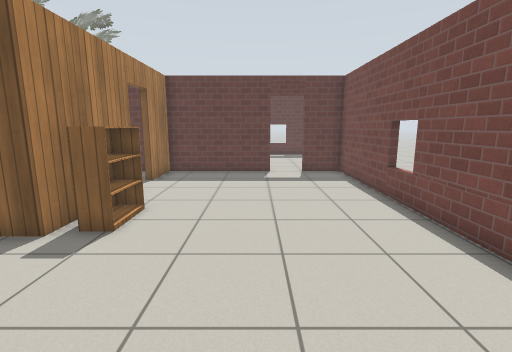
View 1 (above)

16 first-person views from a walk through a robot-simulator world made for Gazebo. The camera is 1.2 m above the floor, tilts 10° down and sees 85° across. The floor is counted in squares, 0.5 m on a side. Each view is taken from the middle of a square. On the plan, view 1 faces up. The plan holds only what a view shows up to about 18 squares ahead; the rest is blank. The place goes on beyond the plan. Robots are left out. Simple patterns stand in for the simulator's built-in surfaces.

View 2
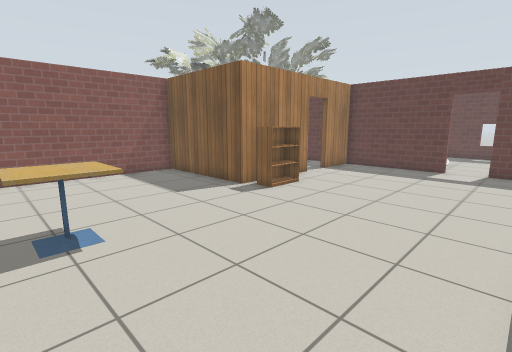

View 3
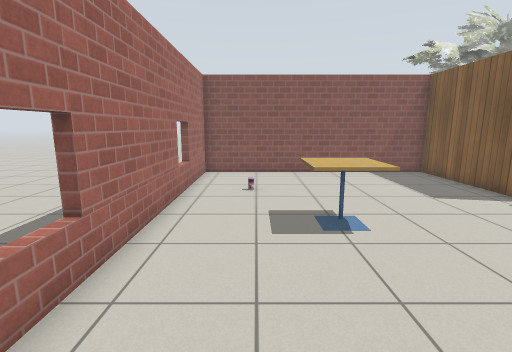

View 4
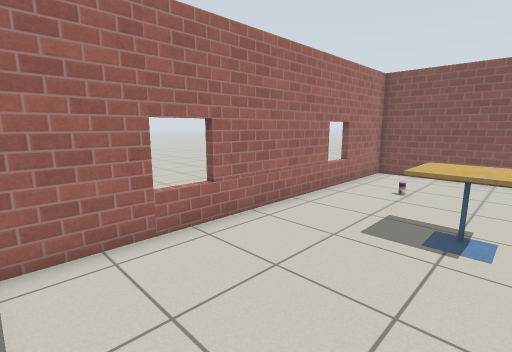

View 5
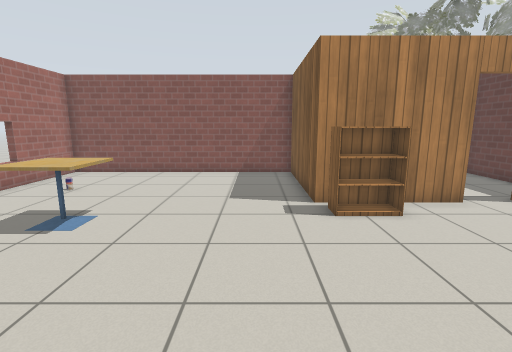

View 6
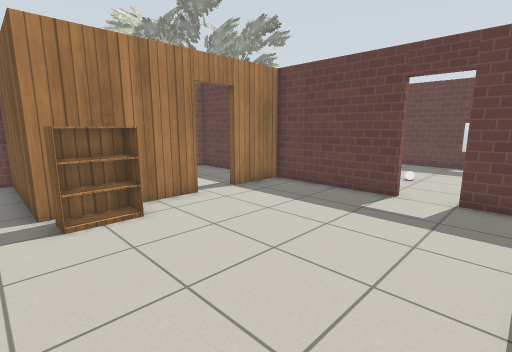

View 7
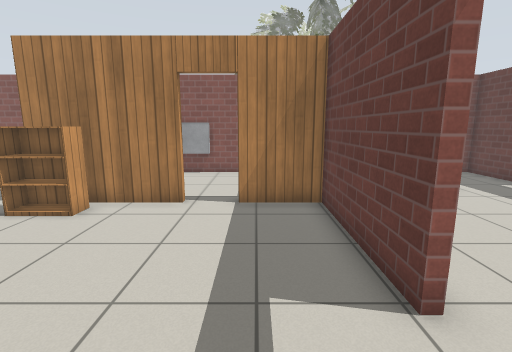

View 8
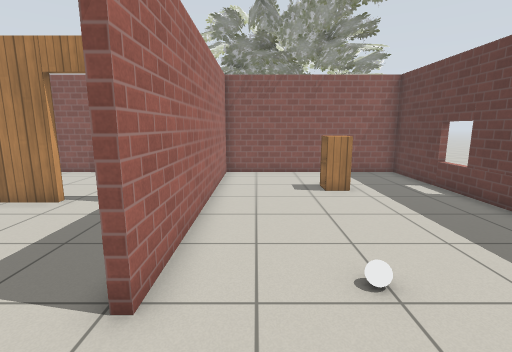

View 9
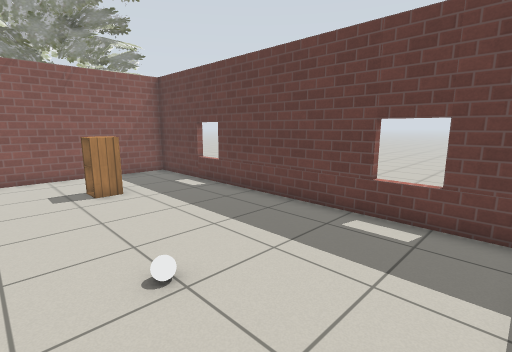

View 10
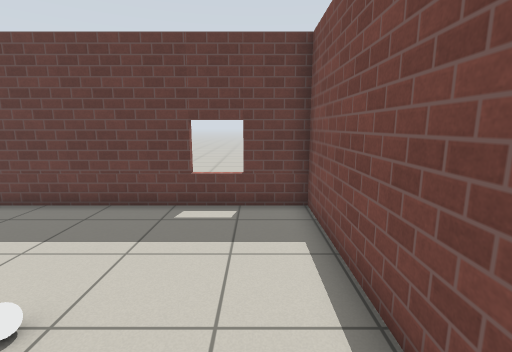

View 11
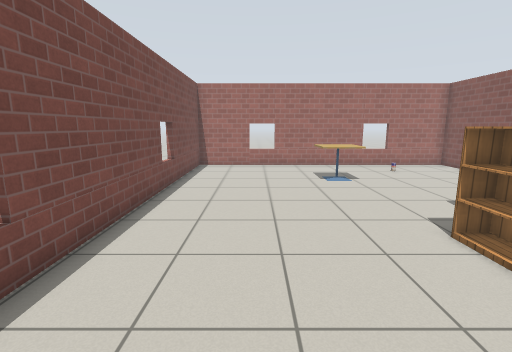

View 12
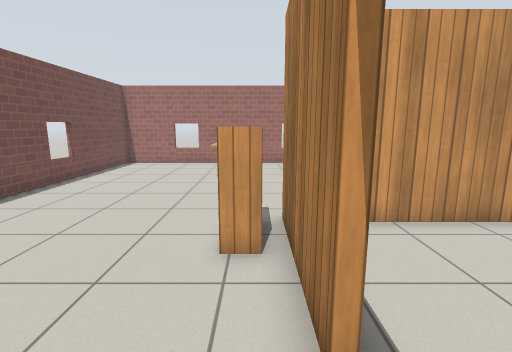

View 13
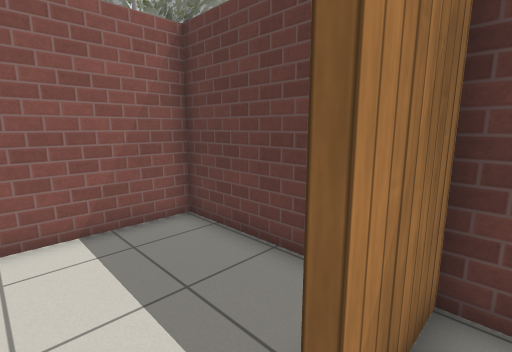

View 14
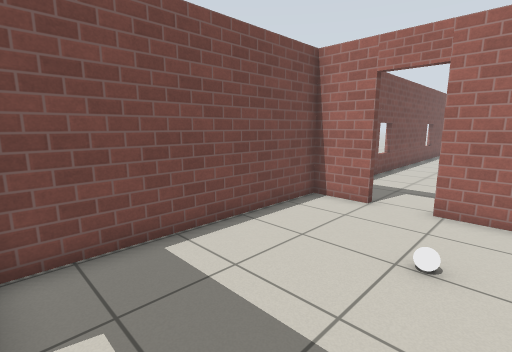

View 15
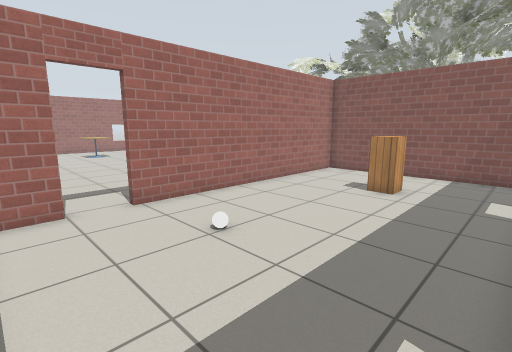

View 16
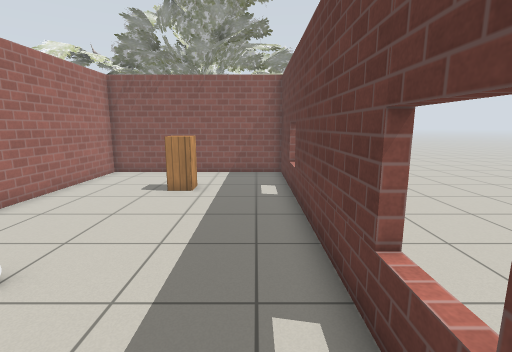

### Floor plan
Points are (right, up) in squares from view 1. A wall is a line through its corners. A room is listed if a view was taken in it or the views show most of it. See-through windows are left out.
Room 1 (views 1, 2, 3, 4, 5, 6, 7, 11, 12, 13)
walls: (-4.7, 10.6) (-4.7, 5.9) (-10.8, 5.9) (-10.8, -5.7) (4.6, -5.7) (4.6, 15.1) (2.6, 15.1); (0.8, 15.1) (-4.7, 15.1) (-4.7, 12.4)
ways out: open door at (1.5, 15) to room 2; open door at (-5, 11.5) to room 3
objects: other object (-7, -3); bookshelf (-4, 6) to (-4, 8); cafe table (-3, -2) to (-2, 0)
Room 2 (views 8, 9, 10, 14, 15, 16)
walls: (1, 24.7) (1, 24.2); (-7.3, 24.8) (-7.3, 24.3); (2.6, 15.4) (4.6, 15.4) (4.6, 24.4) (-10.8, 24.4) (-10.8, 15.4) (0.8, 15.4)
ways out: open door at (1.5, 15) to room 1
objects: cabinet (-7, 20); white ball (0, 19)
Room 3 (no view inside)
walls: (-6, 15.1) (-10.8, 15.1) (-10.8, 6.5); (-10.6, 6.2) (-6.9, 6.2)
ways out: open door at (-5, 11.5) to room 1

Positions as (right, up) in squares from view 1, and headings:
1: (0, 0), facing up
2: (4, -2), facing up-left
3: (4, -3), facing left
4: (4, 0), facing down-left
5: (4, 4), facing left
6: (4, 5), facing up-left
7: (4, 13), facing left
8: (4, 17), facing left
9: (4, 17), facing up-left
10: (3, 16), facing up
11: (1, 12), facing down
12: (-4, 13), facing down
13: (-4, 11), facing up-left
14: (-1, 24), facing down-right
15: (4, 24), facing down-left
16: (4, 23), facing left
